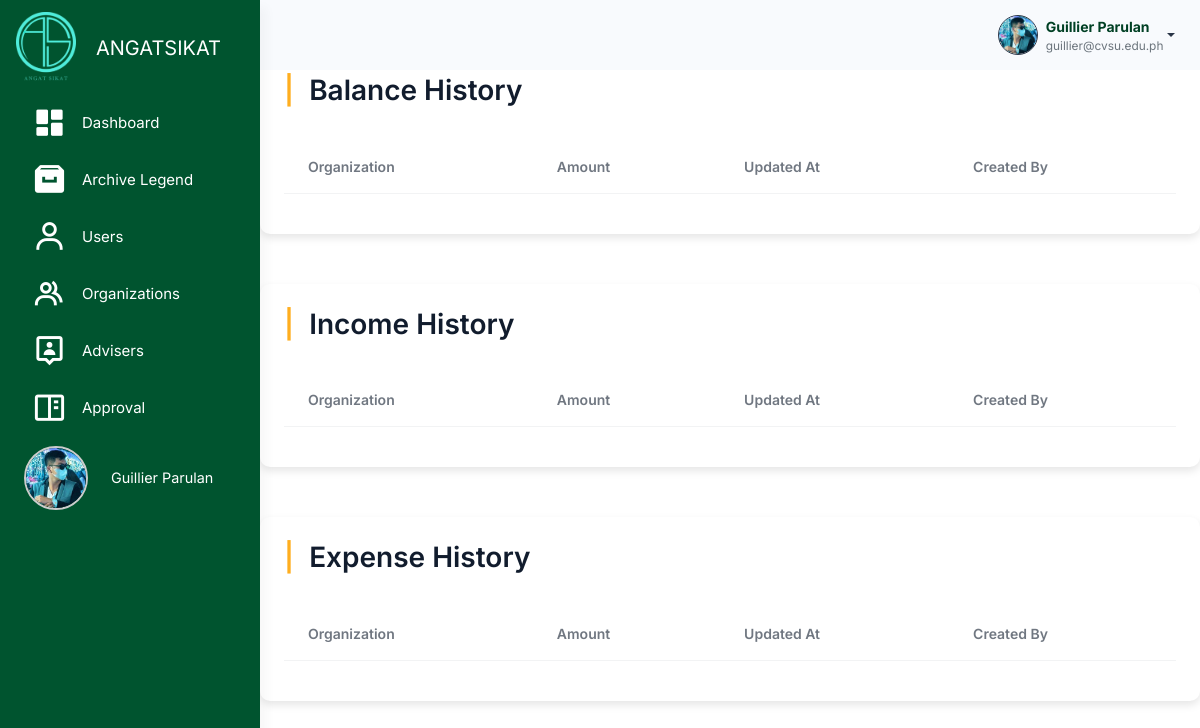
The page /src/audit_logs/balance_logs.php (signed in) on the database as committed earlier.
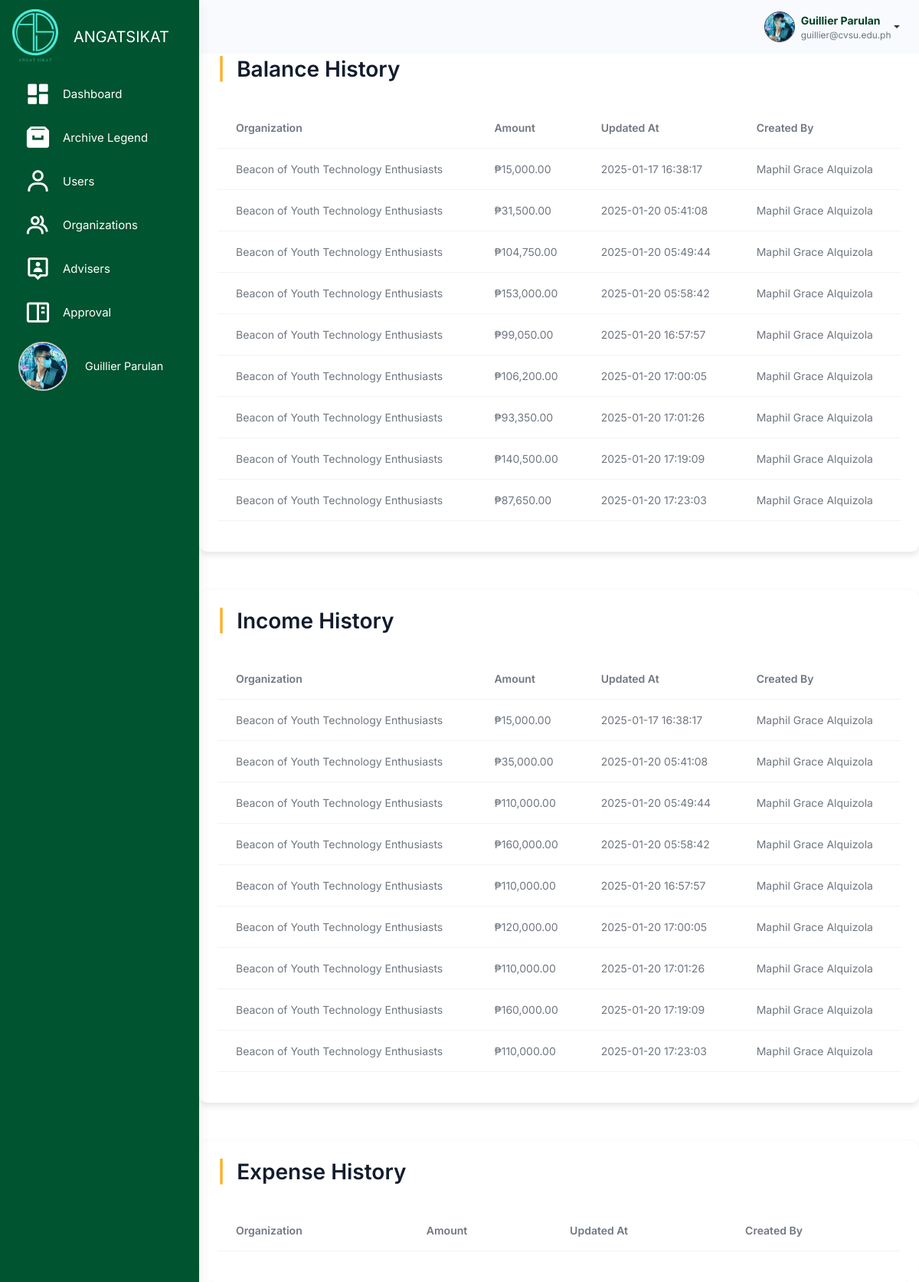
The same page on the database as committed later.
### tables this page shows
CREATE TABLE `balance_history` (
  `history_id` int(11) NOT NULL,
  `organization_id` int(11) NOT NULL,
  `balance` decimal(15,2) NOT NULL,
  `updated_at` timestamp NOT NULL DEFAULT current_timestamp(),
  `created_by` int(11) NOT NULL
);

CREATE TABLE `organizations` (
  `organization_id` int(11) NOT NULL,
  `organization_name` varchar(255) NOT NULL,
  `acronym` varchar(100) NOT NULL,
  `organization_logo` varchar(255) DEFAULT NULL,
  `organization_members` int(11) NOT NULL DEFAULT 0,
  `organization_status` enum('Probationary','Level I','Level II') NOT NULL DEFAULT 'Probationary',
  `organization_color` varchar(7) DEFAULT NULL,
  `archived` tinyint(1) DEFAULT 0,
  `created_at` timestamp NOT NULL DEFAULT current_timestamp(),
  `balance` decimal(15,2) DEFAULT 0.00,
  `beginning_balance` decimal(15,2) DEFAULT 0.00,
  `income` decimal(15,2) DEFAULT 0.00,
  `expense` decimal(15,2) DEFAULT 0.00,
  `cash_on_bank` decimal(15,2) DEFAULT 0.00,
  `cash_on_hand` decimal(15,2) DEFAULT 0.00
);

CREATE TABLE `users` (
  `user_id` int(11) NOT NULL,
  `username` varchar(100) NOT NULL,
  `password` varchar(255) NOT NULL,
  `profile_picture` varchar(255) NOT NULL,
  `first_name` varchar(255) NOT NULL,
  `last_name` varchar(255) NOT NULL,
  `email` varchar(100) NOT NULL,
  `role` enum('admin','officer','member') NOT NULL,
  `organization_id` int(11) DEFAULT NULL,
  `archived` tinyint(1) DEFAULT 0,
  `created_at` timestamp NOT NULL DEFAULT current_timestamp(),
  `position` enum('President','Treasurer') NOT NULL,
  `failed_attempts` int(11) DEFAULT 0,
  `is_locked` tinyint(1) DEFAULT 0,
  `last_failed_attempt` datetime DEFAULT NULL
);

CREATE TABLE `income_history` (
  `history_id` int(11) NOT NULL,
  `organization_id` int(11) NOT NULL,
  `income` decimal(10,2) NOT NULL,
  `updated_at` timestamp NOT NULL DEFAULT current_timestamp() ON UPDATE current_timestamp(),
  `created_by` int(11) NOT NULL
);

### src/audit_logs/balance_logs.php (the view, shortened to what the changed rows need)
<?php
include '../connection.php';
?>
<!DOCTYPE html>
<html lang="en">
<head>
    <link rel="stylesheet" href="../assets/css/styles.min.css" />
    <link rel="stylesheet" href="../budget_management/css/budget.css" />
    <link rel="stylesheet" href="css/activities.css" />
    <link href="https://unpkg.com/boxicons@2.1.4/css/boxicons.min.css" rel="stylesheet" />
    <link rel="stylesheet" href="https://cdnjs.cloudflare.com/ajax/libs/font-awesome/6.6.0/css/all.min.css">
    <link rel="stylesheet" href="https://cdn.datatables.net/2.1.7/css/dataTables.bootstrap.min.css" />
</head>
<body>
     <div class="page-wrapper" id="main-wrapper" data-layout="vertical" data-navbarbg="skin6" data-sidebartype="full"
        data-sidebar-position="fixed" data-header-position="fixed">
        <div class="body-wrapper">
    <div class="container p-4" style="margin-top: 50px;">
        <h2><span class="text-warning fw-bold me-2">|</span> Balance History</h2>
        <div class="table-responsive">
            <table class="table mt-4" id="balanceHistoryTable">
                <thead>
                    <tr>
                        <th>Organization</th>
                        <th>Amount</th>
                        <th>Updated At</th>
                        <th>Created By</th>
                    </tr>
                </thead>
                <tbody>
                    <?php
                    $query = "
                        SELECT h.balance, h.updated_at, u.first_name, u.last_name, o.organization_name
                        FROM balance_history h
                        JOIN organizations o ON h.organization_id = o.organization_id
                        JOIN users u ON h.created_by = u.user_id
                    ";
                    $result = mysqli_query($conn, $query);
                    while ($row = mysqli_fetch_assoc($result)) {
                        $organization = $row['organization_name'];
                        $amount = number_format($row['balance'], 2);
                        $updated_at = date('Y-m-d H:i:s', strtotime($row['updated_at']));
                        $created_by = $row['first_name'] . ' ' . $row['last_name'];
                        ?>
                        <tr>
                            <td><?php echo htmlspecialchars($organization); ?></td>
                            <td>₱<?php echo htmlspecialchars($amount); ?></td>
                            <td><?php echo htmlspecialchars($updated_at); ?></td>
                            <td><?php echo htmlspecialchars($created_by); ?></td>
                        </tr>
                        <?php
                    }
                    ?>
                </tbody>
            </table>
        </div>
    </div>
    <div class="container p-4" style="margin-top: 50px;">
        <h2><span class="text-warning fw-bold me-2">|</span> Income History</h2>
        <div class="table-responsive">
            <table class="table mt-4" id="incomeHistoryTable">
                <thead>
                    <tr>
                        <th>Organization</th>
                        <th>Amount</th>
                        <th>Updated At</th>
                        <th>Created By</th>
                    </tr>
                </thead>
                <tbody>
                    <?php
                    $query = "
                        SELECT h.income, h.updated_at, u.first_name, u.last_name, o.organization_name
                        FROM income_history h
                        JOIN organizations o ON h.organization_id = o.organization_id
                        JOIN users u ON h.created_by = u.user_id
                    ";
                    $result = mysqli_query($conn, $query);
                    while ($row = mysqli_fetch_assoc($result)) {
                        $organization = $row['organization_name'];
                        $amount = number_format($row['income'], 2);
                        $updated_at = date('Y-m-d H:i:s', strtotime($row['updated_at']));
                        $created_by = $row['first_name'] . ' ' . $row['last_name'];
                        ?>
                        <tr>
                            <td><?php echo htmlspecialchars($organization); ?></td>
                            <td>₱<?php echo htmlspecialchars($amount); ?></td>
                            <td><?php echo htmlspecialchars($updated_at); ?></td>
                            <td><?php echo htmlspecialchars($created_by); ?></td>
                        </tr>
                        <?php
                    }
                    ?>
                </tbody>
            </table>
        </div>
    </div>
    <div class="container p-4" style="margin-top: 50px;">
        <h2><span class="text-warning fw-bold me-2">|</span> Expense History</h2>
        <div class="table-responsive">
            <table class="table mt-4" id="expenseHistoryTable">
                <thead>
                    <tr>
                        <th>Organization</th>
                        <th>Amount</th>
                        <th>Updated At</th>
                        <th>Created By</th>
                    </tr>
                </thead>
            </table>
        </div>
    </div>
    </div>
    </div>
</body>
</html>

Rows that differ between the two databases and show on the page:
added balance_history: organization.organization_name "Beacon of Youth Technology Enthusiasts", balance "15,000.00", updated_at "2025-01-17 16:38:17", users.first_name+last_name "Maphil Grace Alquizola"
added balance_history: organization.organization_name "Beacon of Youth Technology Enthusiasts", balance "31,500.00", updated_at "2025-01-20 05:41:08", users.first_name+last_name "Maphil Grace Alquizola"
added balance_history: organization.organization_name "Beacon of Youth Technology Enthusiasts", balance "104,750.00", updated_at "2025-01-20 05:49:44", users.first_name+last_name "Maphil Grace Alquizola"
added balance_history: organization.organization_name "Beacon of Youth Technology Enthusiasts", balance "153,000.00", updated_at "2025-01-20 05:58:42", users.first_name+last_name "Maphil Grace Alquizola"
added balance_history: organization.organization_name "Beacon of Youth Technology Enthusiasts", balance "99,050.00", updated_at "2025-01-20 16:57:57", users.first_name+last_name "Maphil Grace Alquizola"
added balance_history: organization.organization_name "Beacon of Youth Technology Enthusiasts", balance "106,200.00", updated_at "2025-01-20 17:00:05", users.first_name+last_name "Maphil Grace Alquizola"
added balance_history: organization.organization_name "Beacon of Youth Technology Enthusiasts", balance "93,350.00", updated_at "2025-01-20 17:01:26", users.first_name+last_name "Maphil Grace Alquizola"
added balance_history: organization.organization_name "Beacon of Youth Technology Enthusiasts", balance "140,500.00", updated_at "2025-01-20 17:19:09", users.first_name+last_name "Maphil Grace Alquizola"
added balance_history: organization.organization_name "Beacon of Youth Technology Enthusiasts", balance "87,650.00", updated_at "2025-01-20 17:23:03", users.first_name+last_name "Maphil Grace Alquizola"
added income_history: organization.organization_name "Beacon of Youth Technology Enthusiasts", income "15,000.00", updated_at "2025-01-17 16:38:17", users.first_name+last_name "Maphil Grace Alquizola"
added income_history: organization.organization_name "Beacon of Youth Technology Enthusiasts", income "35,000.00", updated_at "2025-01-20 05:41:08", users.first_name+last_name "Maphil Grace Alquizola"
added income_history: organization.organization_name "Beacon of Youth Technology Enthusiasts", income "110,000.00", updated_at "2025-01-20 05:49:44", users.first_name+last_name "Maphil Grace Alquizola"
added income_history: organization.organization_name "Beacon of Youth Technology Enthusiasts", income "160,000.00", updated_at "2025-01-20 05:58:42", users.first_name+last_name "Maphil Grace Alquizola"
added income_history: organization.organization_name "Beacon of Youth Technology Enthusiasts", income "110,000.00", updated_at "2025-01-20 16:57:57", users.first_name+last_name "Maphil Grace Alquizola"
added income_history: organization.organization_name "Beacon of Youth Technology Enthusiasts", income "120,000.00", updated_at "2025-01-20 17:00:05", users.first_name+last_name "Maphil Grace Alquizola"
added income_history: organization.organization_name "Beacon of Youth Technology Enthusiasts", income "110,000.00", updated_at "2025-01-20 17:01:26", users.first_name+last_name "Maphil Grace Alquizola"
added income_history: organization.organization_name "Beacon of Youth Technology Enthusiasts", income "160,000.00", updated_at "2025-01-20 17:19:09", users.first_name+last_name "Maphil Grace Alquizola"
added income_history: organization.organization_name "Beacon of Youth Technology Enthusiasts", income "110,000.00", updated_at "2025-01-20 17:23:03", users.first_name+last_name "Maphil Grace Alquizola"
